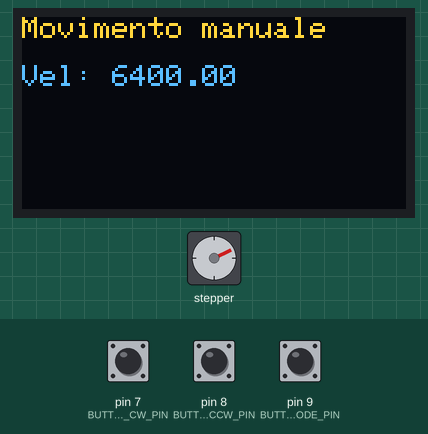
Recording of a sketch running on a simulated Arduino Uno, built with avr-gcc and run on an emulated ATmega328P. Parts: 128×64 one-colour display, stepper motor. The test bench sets the inputs (shaded band); at power-on: pin 7 (BUTTON_CW_PIN) HIGH, pin 9 (BUTTON_AUTOMODE_PIN) HIGH, pin 8 (BUTTON_CCW_PIN) HIGH. The OLED is the two-colour kind (top 16 rows yellow); stepper angles assume 200 steps per turn.

Above: at 3.2 s.
3.3 s: pin 7 (BUTTON_CW_PIN) pulled LOW for 1 s
4.9 s: pin 9 (BUTTON_AUTOMODE_PIN) pulled LOW for 1 s
At 6.7 s:
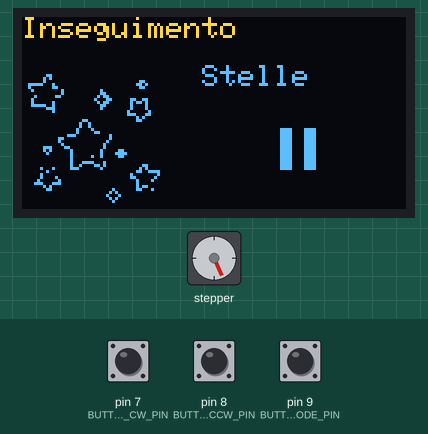
7.7 s: pin 8 (BUTTON_CCW_PIN) pulled LOW for 1 s
At 10.1 s:
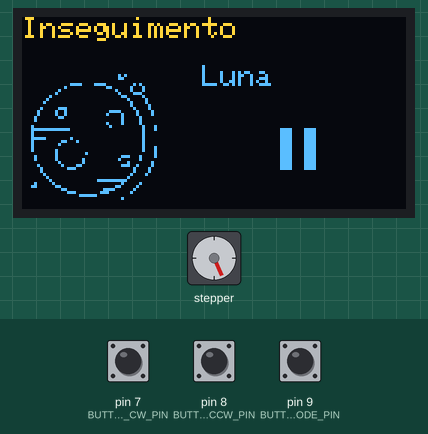
10.4 s: pin 9 (BUTTON_AUTOMODE_PIN) pulled LOW for 3.2 s
At 14.9 s:
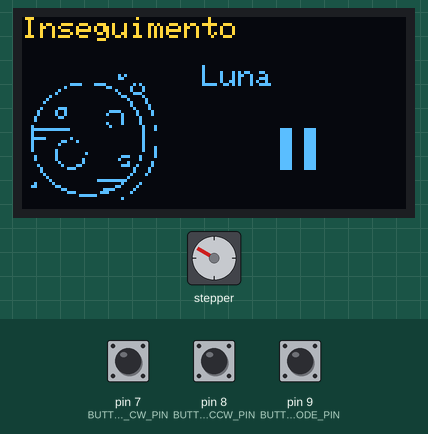
15.1 s: pin 8 (BUTTON_CCW_PIN) pulled LOW for 3.2 s
At 18.9 s:
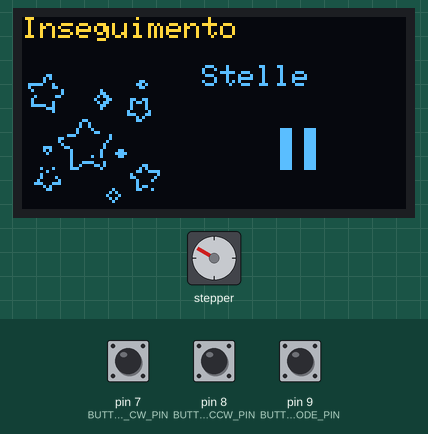
20.0 s: pin 9 (BUTTON_AUTOMODE_PIN) pulled LOW for 1 s
At 20.67 s:
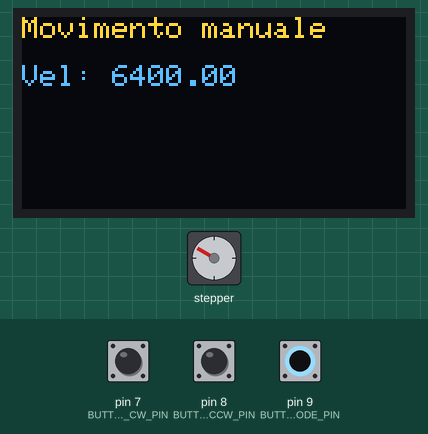
Timing chart, 0 to 23.0 s (numbered marks = the images above; inputs shaded):
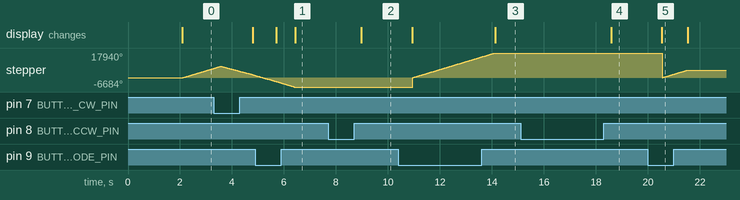

Measured:
- after the input at 4.9 s, the display: first changes after 0.79 s (image 1 shows a later state)
- after the input at 7.7 s, the display: changes after 1.3 s (image 2)
- after the input at 10.4 s, stepper: turns 24624° clockwise in 3.2 s, starting after 0.55 s; the display: first changes after 0.53 s (image 3 shows a later state)
- after the input at 15.1 s, the display: changes after 3.5 s (image 4)
- after the input at 20.0 s, stepper: turns 17827° counter-clockwise in 0.00 s, then 5369° clockwise in 0.93 s; the display: changes after 0.53 s (image 5)

The sketch:

arduino_eq1_oled.ino
```cpp
#include <SPI.h>
#include <Wire.h>
#include <Adafruit_GFX.h>
#include <Adafruit_SSD1306.h>
#include <AccelStepper.h>
#include <ButtonDebounce.h>

#define SCREEN_WIDTH 128 // OLED display width, in pixels
#define SCREEN_HEIGHT 64 // OLED display height, in pixels
#define OLED_RESET     -1 // Reset pin # (or -1 if sharing Arduino reset pin)

#define PIN_STEP 3
#define PIN_DIRECTION 4
#define PIN_ENABLE 5
#define BUTTON_AUTOMODE_PIN 9
#define BUTTON_CW_PIN 7
#define BUTTON_CCW_PIN 8

byte Play[] = {
  B00000,
  B01000,
  B01100,
  B01110,
  B01110,
  B01100,
  B01000,
  B00000
};
byte Stop[] = {
  B00000,
  B01010,
  B01010,
  B01010,
  B01010,
  B01010,
  B01010,
  B00000
};
int modState = 0, selectedSpeed = 0;
bool motorStopped = false, isRunning = false, initAuto = true, initMan = true;
unsigned long timeout;

float speedsValue[] = { // Velocità di inseguimento per oggetto
  15.23, // 15.23 Stelle
  17,    // Luna
};
float
autoFinalPosition = 54666.00, // Durata dell'inseguimento in ascensione retta (54666 == 1h)
manualSpeed = 6400.00;        // Velocità spostamenti in manuale

Adafruit_SSD1306 display(SCREEN_WIDTH, SCREEN_HEIGHT, &Wire, OLED_RESET);

AccelStepper stepper(AccelStepper::DRIVER, PIN_STEP, PIN_DIRECTION);

ButtonDebounce BUTTON_AUTOMODE(BUTTON_AUTOMODE_PIN, 500);
ButtonDebounce BUTTON_CW(BUTTON_CW_PIN, 250);
ButtonDebounce BUTTON_CCW(BUTTON_CCW_PIN, 250);

void setup()
{
  BUTTON_AUTOMODE.setCallback(onAutomodeChanged);
  BUTTON_CW.setCallback(onCWChanged);
  BUTTON_CCW.setCallback(onCCWChanged);

  // Stato iniziale selettore modalità
  if (digitalRead(BUTTON_AUTOMODE_PIN) == LOW) {
    modState = LOW;
  } else {
    modState = HIGH;
  }

  initStepper();
  initLCD();
}

void loop() {
  BUTTON_AUTOMODE.update();
  BUTTON_CW.update();
  BUTTON_CCW.update();

  if (modState == LOW) { // Modalità manuale
    loopManual();
  } else {               // Modalita automatica
    loopAutomatic();
  }
}

/**
  Gestione loop in modalità Automatica

  @see: onCWChanged()
*/
void loopAutomatic() {
  if (initAuto == true) {
    stepper.setMaxSpeed(3500.00);
    stepper.setAcceleration(300000.00);
    stepper.setCurrentPosition(autoFinalPosition);
    initAuto = false;
    initMan = true;
    isRunning = false;
  }

  if (stepper.currentPosition() < autoFinalPosition) {
    stepper.runSpeed();
    isRunning = true;
  } else {
    isRunning = false;
  }
}

/**
  Gestione loop in modalità Manuale
*/
void loopManual() {
  if (initMan == true) {
    stepper.setMaxSpeed(10000.00);
    stepper.setAcceleration(300000.00);
    stepper.setCurrentPosition(0);
    initAuto = true;
    initMan = false;
    isRunning = false;
  }

  // Gira in senso orario
  if (BUTTON_CW.state() == HIGH) {
    manualRun(manualSpeed);
  }

  // Gira in senso antiorario
  if (BUTTON_CCW.state() == HIGH) {
    manualRun(-manualSpeed);
  }

  // Dopo 10 secondi di inattività disabilità i motori
  if (millis() > ( timeout + 10000)) {
    stepper.disableOutputs();
  }
}

/**
  Inizializzazione motore
*/
void initStepper() {
  stepper.setEnablePin(PIN_ENABLE);
  stepper.setPinsInverted(false, false, true);
  stepper.enableOutputs();
}

/**
  Inizializzazione LCD
*/
void initLCD() {

  display.begin(SSD1306_SWITCHCAPVCC, 0x3C);

  displayVersion();
  delay(2000);

  if (modState == LOW) {
    displayModeManual(false);
  } else {
    displayModeAuto();
  }
}

/**
  Rotazione manuale con i pulsanti
*/
void manualRun(int speed) {
  timeout = millis();
  if (stepper.runSpeed() == false) {
    stepper.enableOutputs();
    stepper.setSpeed(speed);
  }
}

/**
  Callback pulsante selezione modalità
*/
void onAutomodeChanged(const int state) {

  if (state == LOW) {
    modState = LOW;
    displayModeManual(false);
  } else {
    modState = HIGH;
    displayModeAuto();
  }
}

/**
  Gestione eventi al cambio di stato del pulsante CW
  Qui viene gestita l'avvio e lo stop dell'inseguimento automatico.
*/
void onCWChanged(const int state) {
  if (modState == HIGH) { // Se in modalità automatica
    if (state == HIGH) {
      if (isRunning == false) {
        stepper.enableOutputs();
        stepper.setCurrentPosition(0);
        stepper.setSpeed(speedsValue[selectedSpeed]);
      }  else {
        stepper.disableOutputs();
        stepper.setCurrentPosition(autoFinalPosition);
        stepper.setSpeed(0);
      }
    }

    displayModeAuto();
  } else {
    displayModeManual(state);
  }
}

/**
  Gestione eventi al cambio di stato del pulsante CCW
*/
void onCCWChanged(const int state) {
  if (modState == HIGH) { // Se in modalità automatica
    if (state == HIGH && isRunning == false) {
      ciclaAutoSpeeds();
    }
    displayModeAuto();
  } else {
    displayModeManual(state);
  }
}

/**
   Cicla tra le velocità disponibili
*/
void ciclaAutoSpeeds() {
  selectedSpeed++;
  if (selectedSpeed > 1) {
    selectedSpeed = 0;
  }
}
```

Source omitted: graphics.ino (data table, 10757 bytes)
